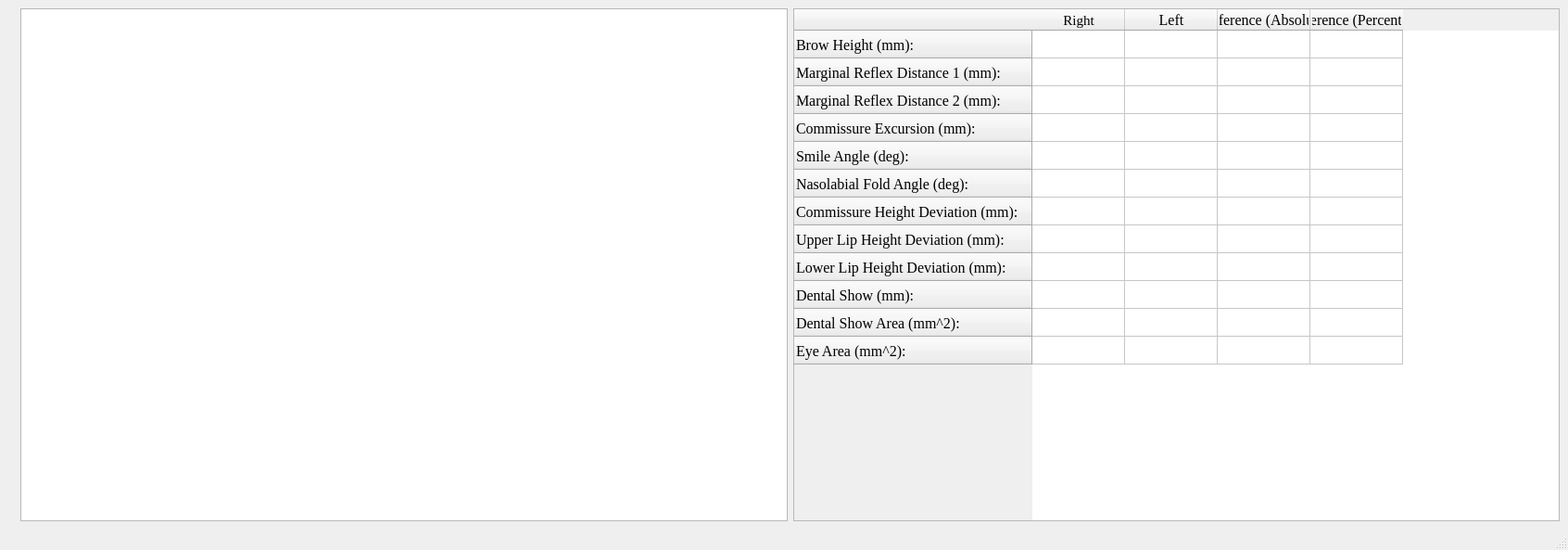
<?xml version="1.0" encoding="UTF-8"?>
<ui version="4.0">
 <class>MainWindow</class>
 <widget class="QMainWindow" name="MainWindow">
  <property name="geometry">
   <rect>
    <x>0</x>
    <y>0</y>
    <width>1692</width>
    <height>593</height>
   </rect>
  </property>
  <property name="windowTitle">
   <string>MainWindow</string>
  </property>
  <widget class="QWidget" name="centralwidget">
   <layout class="QHBoxLayout" name="horizontalLayout">
    <item>
     <widget class="QLabel" name="label">
      <property name="text">
       <string/>
      </property>
      <property name="pixmap">
       <pixmap>Artboard 1.jpg</pixmap>
      </property>
      <property name="scaledContents">
       <bool>true</bool>
      </property>
     </widget>
    </item>
    <item>
     <widget class="QGraphicsView" name="graphicsView"/>
    </item>
    <item>
     <widget class="QTableWidget" name="resultTable">
      <property name="font">
       <font>
        <family>Times New Roman</family>
        <pointsize>12</pointsize>
       </font>
      </property>
      <row>
       <property name="text">
        <string>Brow Height (mm):</string>
       </property>
       <property name="font">
        <font>
         <family>Times New Roman</family>
         <pointsize>12</pointsize>
        </font>
       </property>
      </row>
      <row>
       <property name="text">
        <string>Marginal Reflex Distance 1 (mm):</string>
       </property>
       <property name="font">
        <font>
         <family>Times New Roman</family>
         <pointsize>12</pointsize>
        </font>
       </property>
      </row>
      <row>
       <property name="text">
        <string>Marginal Reflex Distance 2 (mm):</string>
       </property>
       <property name="font">
        <font>
         <family>Times New Roman</family>
         <pointsize>12</pointsize>
        </font>
       </property>
      </row>
      <row>
       <property name="text">
        <string>Commissure Excursion (mm):</string>
       </property>
       <property name="font">
        <font>
         <family>Times New Roman</family>
         <pointsize>12</pointsize>
        </font>
       </property>
      </row>
      <row>
       <property name="text">
        <string>Smile Angle (deg):</string>
       </property>
       <property name="font">
        <font>
         <family>Times New Roman</family>
         <pointsize>12</pointsize>
        </font>
       </property>
      </row>
      <row>
       <property name="text">
        <string>Nasolabial Fold Angle (deg):</string>
       </property>
       <property name="font">
        <font>
         <family>Times New Roman</family>
         <pointsize>12</pointsize>
        </font>
       </property>
      </row>
      <row>
       <property name="text">
        <string>Commissure Height Deviation (mm):</string>
       </property>
       <property name="font">
        <font>
         <family>Times New Roman</family>
         <pointsize>12</pointsize>
        </font>
       </property>
      </row>
      <row>
       <property name="text">
        <string>Upper Lip Height Deviation (mm):</string>
       </property>
       <property name="font">
        <font>
         <family>Times New Roman</family>
         <pointsize>12</pointsize>
        </font>
       </property>
      </row>
      <row>
       <property name="text">
        <string>Lower Lip Height Deviation (mm):</string>
       </property>
       <property name="font">
        <font>
         <family>Times New Roman</family>
         <pointsize>12</pointsize>
        </font>
       </property>
      </row>
      <row>
       <property name="text">
        <string>Dental Show (mm):</string>
       </property>
       <property name="font">
        <font>
         <family>Times New Roman</family>
         <pointsize>12</pointsize>
        </font>
       </property>
      </row>
      <row>
       <property name="text">
        <string>Dental Show Area (mm^2):</string>
       </property>
       <property name="font">
        <font>
         <family>Times New Roman</family>
         <pointsize>12</pointsize>
        </font>
       </property>
      </row>
      <row>
       <property name="text">
        <string>Eye Area (mm^2):</string>
       </property>
       <property name="font">
        <font>
         <family>Times New Roman</family>
         <pointsize>12</pointsize>
        </font>
       </property>
      </row>
      <column>
       <property name="text">
        <string>Right</string>
       </property>
       <property name="font">
        <font>
         <family>Times New Roman</family>
         <pointsize>11</pointsize>
        </font>
       </property>
      </column>
      <column>
       <property name="text">
        <string>Left</string>
       </property>
       <property name="font">
        <font>
         <family>Times New Roman</family>
         <pointsize>12</pointsize>
        </font>
       </property>
      </column>
      <column>
       <property name="text">
        <string>Difference (Absolute)</string>
       </property>
       <property name="font">
        <font>
         <family>Times New Roman</family>
         <pointsize>12</pointsize>
        </font>
       </property>
      </column>
      <column>
       <property name="text">
        <string>Difference (Percentage)</string>
       </property>
       <property name="font">
        <font>
         <family>Times New Roman</family>
         <pointsize>12</pointsize>
        </font>
       </property>
      </column>
     </widget>
    </item>
   </layout>
  </widget>
  <widget class="QMenuBar" name="menubar">
   <property name="geometry">
    <rect>
     <x>0</x>
     <y>0</y>
     <width>1692</width>
     <height>26</height>
    </rect>
   </property>
  </widget>
  <widget class="QStatusBar" name="statusbar"/>
 </widget>
 <resources/>
 <connections/>
</ui>
